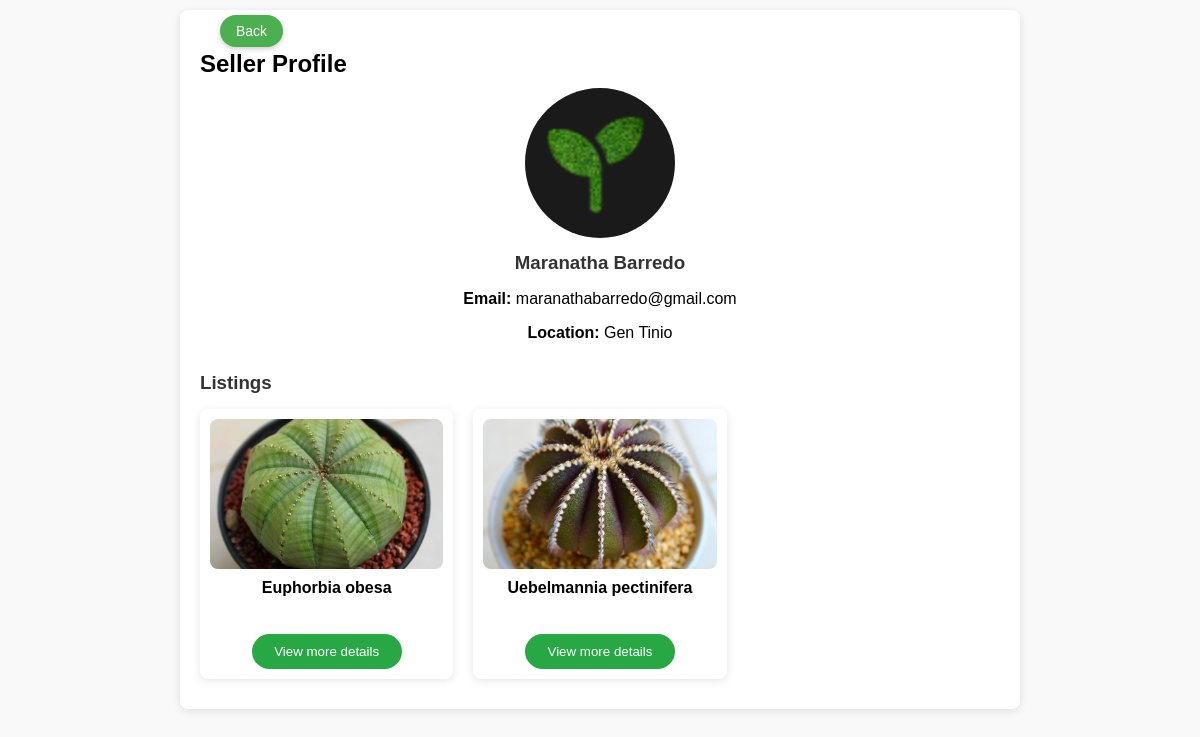
The app's page /profile.php?sellerId=3, older data.
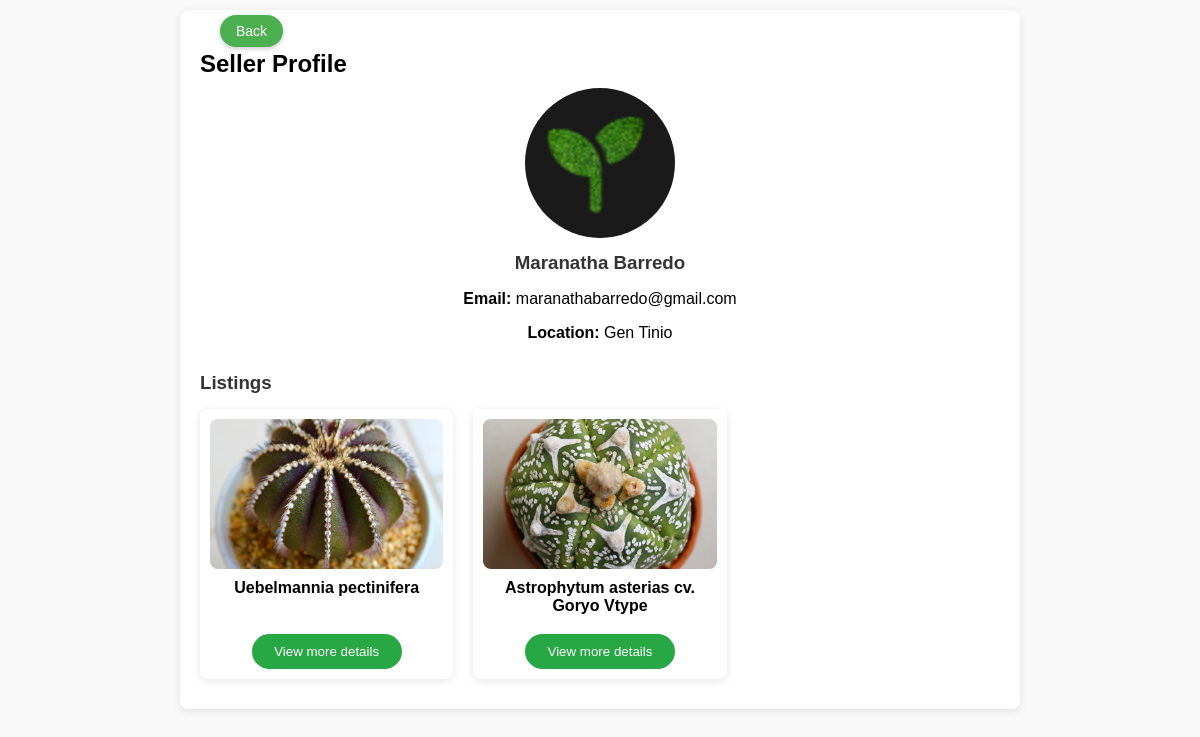
The same page, newer data.
### tables this page shows
CREATE TABLE `product` (
  `plantid` int(10) NOT NULL,
  `added_by` int(11) NOT NULL,
  `plantname` varchar(100) NOT NULL,
  `img1` varchar(128) NOT NULL,
  `img2` varchar(128) NOT NULL,
  `img3` varchar(128) NOT NULL,
  `plantColor` varchar(10) NOT NULL,
  `plantSize` varchar(10) NOT NULL,
  `plantcategories` varchar(100) NOT NULL,
  `details` text NOT NULL,
  `location` varchar(100) NOT NULL,
  `region` varchar(128) NOT NULL,
  `province` varchar(128) NOT NULL,
  `city` varchar(50) NOT NULL,
  `barangay` varchar(128) NOT NULL,
  `street` varchar(128) DEFAULT NULL,
  `price` float(11,2) NOT NULL,
  `createdAt` timestamp NOT NULL DEFAULT current_timestamp() ON UPDATE current_timestamp(),
  `updatedAt` timestamp NOT NULL DEFAULT current_timestamp() ON UPDATE current_timestamp()
);

CREATE TABLE `users` (
  `id` int(11) NOT NULL,
  `proflePicture` varchar(128) DEFAULT NULL,
  `firstname` varchar(50) NOT NULL,
  `lastname` varchar(50) NOT NULL,
  `email` varchar(255) NOT NULL,
  `gender` varchar(20) NOT NULL,
  `phoneNumber` bigint(12) NOT NULL,
  `address` varchar(255) NOT NULL,
  `password` varchar(255) NOT NULL,
  `status` tinyint(1) NOT NULL
);

### profile.php (the view, shortened to what this page needs)
<?php
include 'conn.php';
if (isset($_GET['sellerId'])) {
    $sellerId = $_GET['sellerId'];
    $sellerQuery = "SELECT u.firstname, u.lastname, u.email, u.proflepicture, u.address
                    FROM users u
                    JOIN sellers s ON u.id = s.user_id
                    WHERE s.seller_id = ?";
    $sellerStmt = $conn->prepare($sellerQuery);
    $sellerStmt->bind_param("i", $sellerId);
    $sellerStmt->execute();
    $sellerResult = $sellerStmt->get_result();
    $sellerData = $sellerResult->fetch_assoc();
    if ($sellerData) {
        $sellerFirstname = $sellerData['firstname'];
        $sellerLastname = $sellerData['lastname'];
        $sellerEmail = $sellerData['email'];
        $sellerProfilePicture = $sellerData['proflepicture'];
        $sellerAddress = $sellerData['address'];
    } else {
        echo "Seller not found.";
        exit;
    }
    $listingsQuery = "SELECT * FROM product WHERE added_by = ?";
    $listingsStmt = $conn->prepare($listingsQuery);
    $listingsStmt->bind_param("i", $sellerId);
    $listingsStmt->execute();
    $listingsResult = $listingsStmt->get_result();
} else {
    echo "No seller ID provided.";
    exit;
}
?>
<!DOCTYPE html>
<html lang="en">
<head>
    <link rel="stylesheet" href="profile.css">
</head>
<body>
    <div class="seller-profile">
    <div class="backBtn-container">
        <a href="#" class="back-btn" id="back">Back</a>
    </div>
        <h2>Seller Profile</h2>
        <div class="seller-info">
            <img src="ProfilePictures/<?php echo htmlspecialchars($sellerProfilePicture); ?>" alt="Seller Profile Picture">
            <h3><?php echo htmlspecialchars($sellerFirstname . ' ' . $sellerLastname); ?></h3>
            <p><strong>Email:</strong> <?php echo htmlspecialchars($sellerEmail); ?></p>
            <p><strong>Location:</strong> <?php echo htmlspecialchars($sellerAddress); ?></p>
        </div>
        <div>
    <h3>Listings</h3>
    <div class="plant-listings">
    <?php
    if ($listingsResult->num_rows > 0) {
        while ($listing = $listingsResult->fetch_assoc()) {
            echo '<div class="plant-card">';
            echo '<div class="plant-img-container">';
            echo '<img class="plant-img" src="Products/' . htmlspecialchars($sellerEmail) . '/' . htmlspecialchars($listing['img1']) . '" alt="' . htmlspecialchars($listing['plantname']) . '">';
            echo '</div>';
            echo '<div class="plant-details">';
            echo '<h4>' . htmlspecialchars($listing['plantname']) . '</h4>';
            echo '<button class="view-details" onclick="viewMoreDetails(' . htmlspecialchars($listing['plantid']) . ', \'' . htmlspecialchars($sellerEmail) . '\')">View more details</button>';
            echo '</div>';
            echo '</div>';
        }
    } else {
        echo '<p>No listings available.</p>';
    }
    ?>
</div>
</body>
</html>

Row changes from the older to the newer data that the page shows:
removed product: img1.email (picture), plantname "Euphorbia obesa"
added product: img1.email (picture), plantname "Astrophytum asterias cv. Goryo Vtype"
